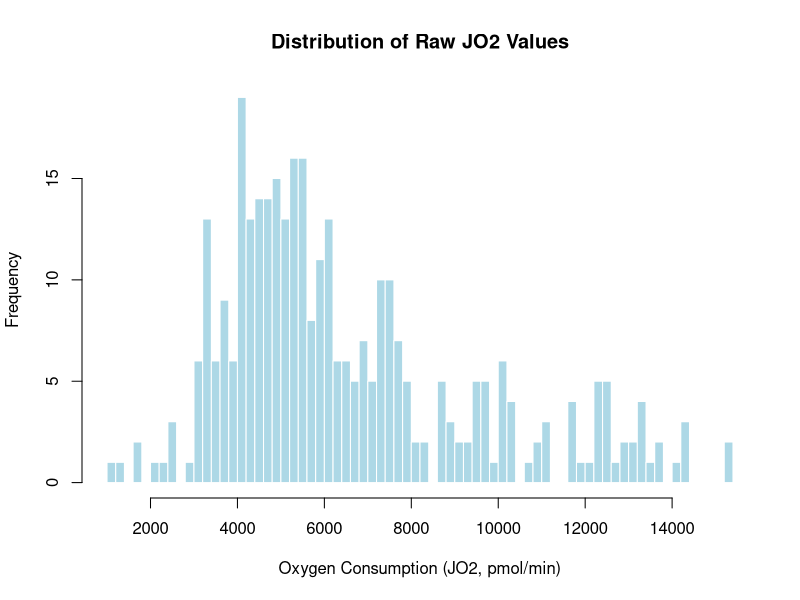
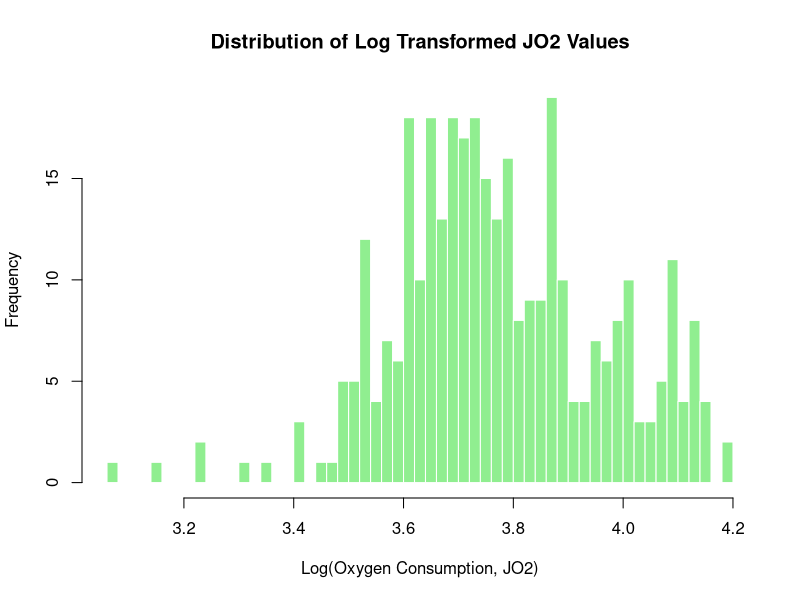
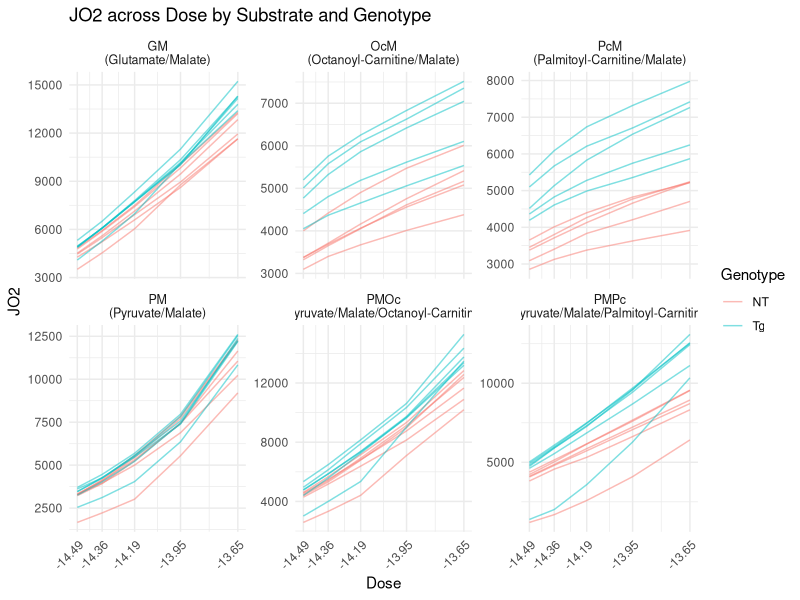
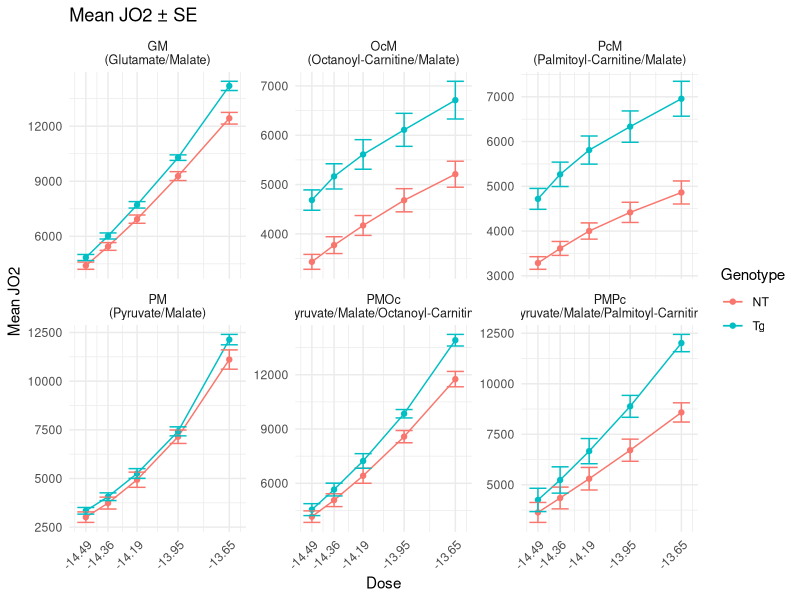
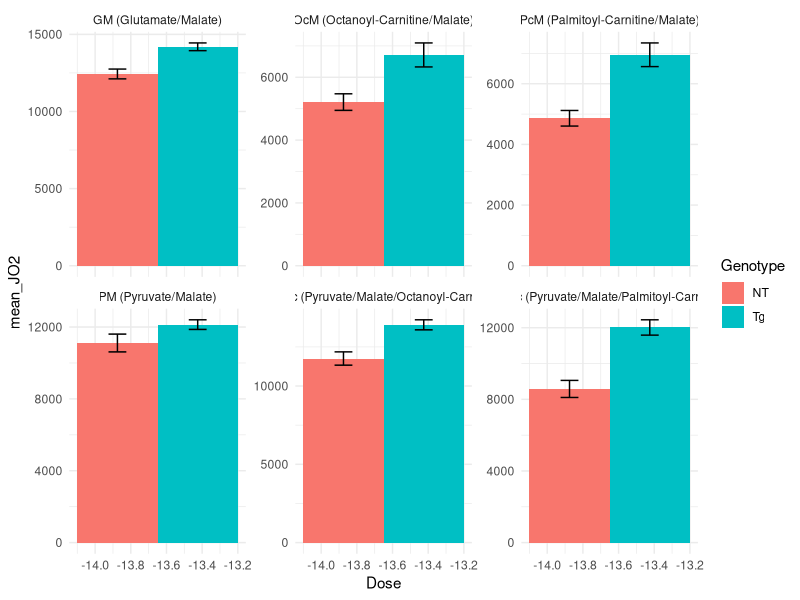
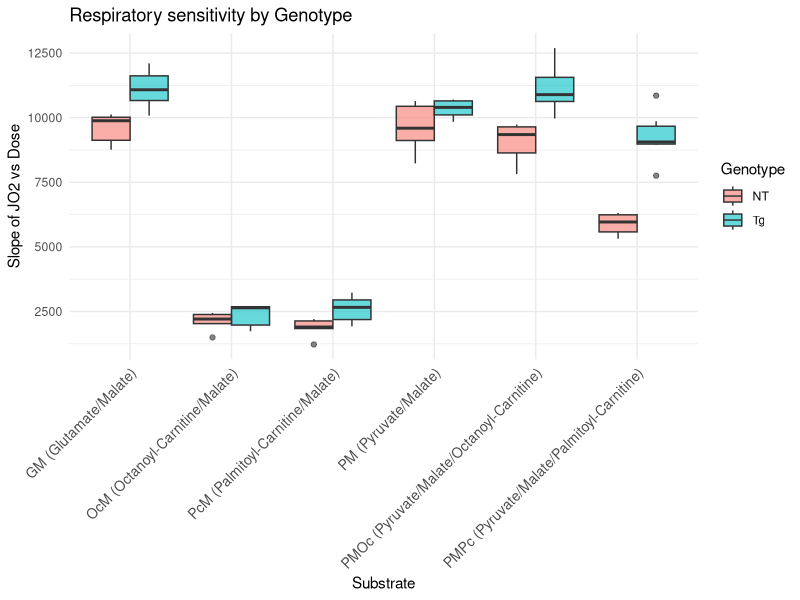
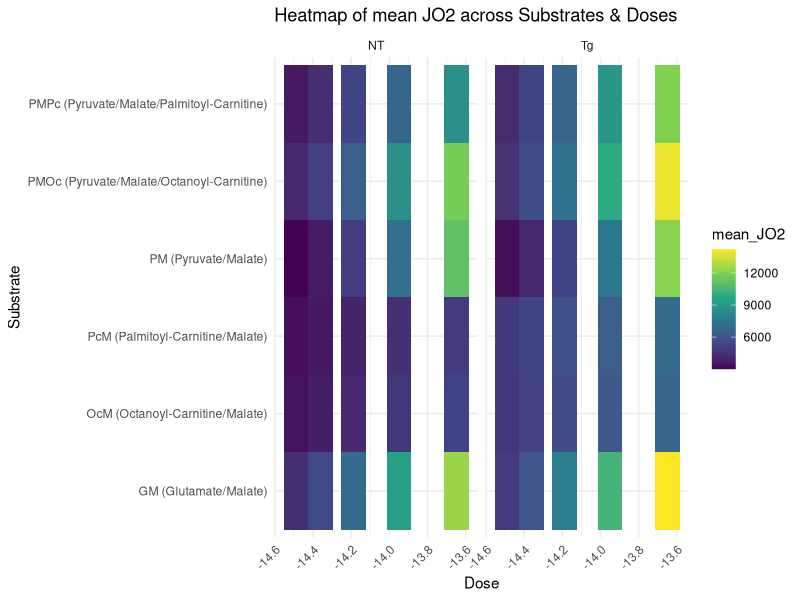
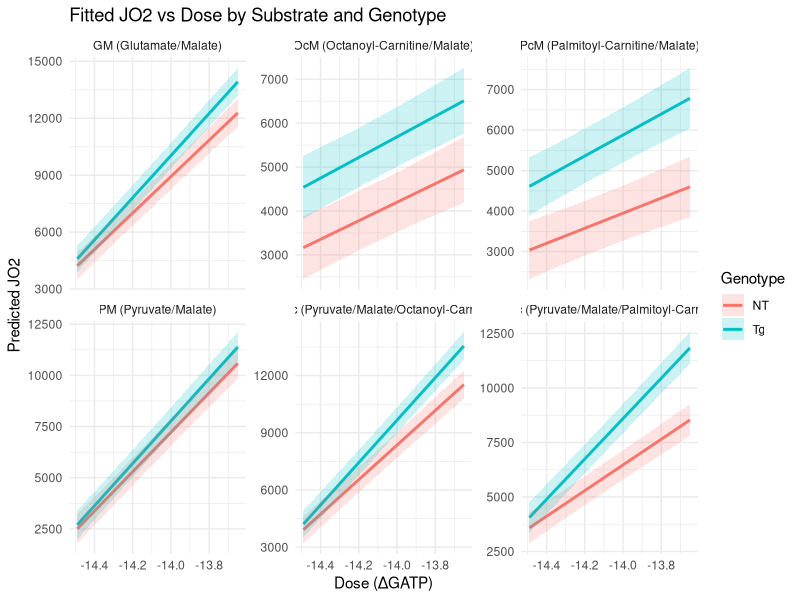

Reproduce these figures in R, in order.
## ---- chunk 1
# imports
library(readr)
library(tidyverse)
library(patchwork)
library(scales)
library(ggplot2)
library(dplyr)
library(tidyr)
library(stringr)
library(broom)
library(car)
library(lme4)
library(lmerTest)
## ---- chunk 2

raw <- read_csv("data/JO2.csv", col_names = FALSE, show_col_types = FALSE)

header1 <- as.character(unlist(raw[1, ])) # substrates in row 1
header2 <- as.character(unlist(raw[2, ])) # doses in row 2

sub <- header1
sub[1] <- "Subject"
for (i in 2:length(sub)) {
    if (is.na(sub[i]) || sub[i] == "") sub[i] <- sub[i - 1]
}

dose <- header2
dose[1] <- NA # first col is Subject

new_names <- c("Subject", paste(sub[-1], dose[-1], sep = "_"))

dat <- raw[-c(1, 2), ]
names(dat) <- new_names
dat <- dat |> mutate(across(-Subject, ~ suppressWarnings(as.numeric(.))))

data_long <- dat |>
    pivot_longer(
        cols = -Subject,
        names_to = c("Substrate", "Dose"),
        names_sep = "_",
        values_to = "JO2"
    ) |>
    filter(!(Dose %in% c("Basal", "-12.95"))) |>
    mutate(
        Genotype = if_else(str_detect(Subject, "^NT"), "NT", "Tg"),
        Dose_num = as.numeric(Dose),
        Dose = factor(Dose,
            levels = c("-13.65", "-13.95", "-14.19", "-14.36", "-14.49"),
            ordered = TRUE
        )
    ) |>
    drop_na(JO2)

## ---- chunk 3
glimpse(data_long)
## ---- chunk 4
#| label: histograms
#| fig-cap: [
#|   "Distribution of raw JO2 values",
#|   "Distribution of log10-transformed JO2 values"
#| ]
#| fig-alt: [
#|   "Histogram of raw oxygen consumption (JO2) values",
#|   "Histogram of log10 of oxygen consumption (JO2) values"
#| ]

# Raw JO2
hist(
    data_long$JO2,
    breaks = 60,
    main = "Distribution of Raw JO2 Values",
    xlab = "Oxygen Consumption (JO2, pmol/min)",
    ylab = "Frequency",
    col = "lightblue",
    border = "white"
)

# Log10-transformed JO2
hist(
    log10(data_long$JO2),
    breaks = 60,
    main = "Distribution of Log Transformed JO2 Values",
    xlab = "Log(Oxygen Consumption, JO2)",
    ylab = "Frequency",
    col = "lightgreen",
    border = "white"
)

data_long <- data_long |>
    mutate(logJO2 = log10(JO2))

## ---- chunk 5
#| label: jo2-dose-plots
#| fig-cap: [
#|   "JO2 across dose by substrate and genotype",
#|   "Mean JO2 with ±SE by genotype and substrate"
#| ]
#| fig-alt: [
#|   "Line plot of individual subject trajectories over dose, colored by genotype and faceted by substrate",
#|   "Mean JO2 lines with standard error bars over dose, split by genotype and faceted by substrate"
#| ]
# Keep Dose numeric
data_long <- data_long |>
    mutate(Dose = as.numeric(as.character(Dose)))

# Get all unique doses
all_doses <- sort(unique(data_long$Dose))

summary_data <- data_long |>
    group_by(Substrate, Genotype, Dose) |>
    summarise(
        mean_JO2 = mean(JO2, na.rm = TRUE),
        se = sd(JO2, na.rm = TRUE) / sqrt(n()),
        .groups = "drop"
    )

# Plot individual lines with exact dose labels
ggplot(data_long, aes(x = Dose, y = JO2, color = Genotype, group = Subject)) +
    geom_line(alpha = 0.5) +
    facet_wrap(~Substrate, scales = "free_y", labeller = label_wrap_gen(width = 15)) +
    scale_x_continuous(breaks = all_doses) + # show all doses exactly
    theme_minimal() +
    labs(title = "JO2 across Dose by Substrate and Genotype") +
    theme(
        axis.text.x = element_text(angle = 45, hjust = 1, size = 9),
        strip.text = element_text(size = 9)
    )

# Plot genotype means ± SE with exact dose labels
ggplot(summary_data, aes(Dose, mean_JO2, color = Genotype, group = Genotype)) +
    geom_line() +
    geom_point() +
    geom_errorbar(aes(ymin = mean_JO2 - se, ymax = mean_JO2 + se), width = 0.1) +
    facet_wrap(~Substrate, scales = "free_y", labeller = label_wrap_gen(width = 15)) +
    scale_x_continuous(breaks = all_doses) + # show all doses exactly
    theme_minimal() +
    labs(title = "Mean JO2 ± SE", y = "Mean JO2") +
    theme(
        axis.text.x = element_text(angle = 45, hjust = 1, size = 9),
        strip.text = element_text(size = 9)
    )

## ---- chunk 6
#| label: baseline-bar
#| fig-cap: "Mean JO2 at Basal and low dose (-13.65)"
#| fig-alt: "Bar chart of mean JO2 comparing Basal to the lowest non-basal dose, by genotype and substrate"
data_long |>
    filter(Dose %in% c("Basal", "-13.65")) |>
    group_by(Genotype, Substrate, Dose) |>
    summarise(mean_JO2 = mean(JO2), se = sd(JO2) / sqrt(n()), .groups = "drop") |>
    ggplot(aes(x = Dose, y = mean_JO2, fill = Genotype)) +
    geom_col(position = position_dodge()) +
    geom_errorbar(aes(ymin = mean_JO2 - se, ymax = mean_JO2 + se),
        width = 0.2, position = position_dodge(0.9)
    ) +
    facet_wrap(~Substrate, scales = "free_y") +
    theme_minimal()
## ---- chunk 7
#| label: slopes-box
#| fig-cap: "Distribution of JO2–dose slopes by genotype and substrate"
#| fig-alt: "Boxplots of linear regression slopes of JO2 versus dose for each subject, split by genotype across substrates"
slopes <- data_long |>
    group_by(Subject, Genotype, Substrate) |>
    do(tidy(lm(JO2 ~ Dose_num, data = .))) |>
    filter(term == "Dose_num")

ggplot(slopes, aes(x = Substrate, y = estimate, fill = Genotype)) +
    geom_boxplot(alpha = 0.6, position = position_dodge()) +
    theme_minimal() +
    labs(y = "Slope of JO2 vs Dose", title = "Respiratory sensitivity by Genotype") +
    theme(
        axis.text.x = element_text(angle = 45, hjust = 1, size = 10) # rotate labels
    )
## ---- chunk 8
#| label: heatmap-mean
#| fig-cap: "Heatmap of mean JO2 across substrates and doses"
#| fig-alt: "Tile heatmap showing mean JO2 for each substrate and dose combination, faceted by genotype"
heat <- data_long |>
    group_by(Substrate, Dose, Genotype) |>
    summarise(mean_JO2 = mean(JO2), .groups = "drop")

ggplot(heat, aes(x = Dose, y = Substrate, fill = mean_JO2)) +
    geom_tile() +
    facet_wrap(~Genotype) +
    scale_fill_viridis_c() +
    theme_minimal() +
    labs(title = "Heatmap of mean JO2 across Substrates & Doses") +
    theme(
        axis.text.x = element_text(angle = 45, hjust = 1) # rotate x labels
    )
## ---- chunk 9

# Linear model on raw JO2, ignoring subject correlation
lm_raw <- lm(JO2 ~ Substrate * Dose, data = data_long)

# Model summary
summary(lm_raw)

# ANOVA table (Type I by default)
anova(lm_raw)

# Type II/III sums of squares:
Anova(lm_raw, type = 2) # Type II
Anova(lm_raw, type = 3) # Type III

## ---- chunk 10
# Marginal (group-level) model: JO2 by genotype only
lm_marginal <- lm(JO2 ~ Genotype, data = data_long)

# Summary and ANOVA
summary(lm_marginal)
anova(lm_marginal)

# Multiple regression with genotype, substrate, dose, and interactions
lm_multi <- lm(JO2 ~ Genotype * Substrate * Dose, data = data_long)

# Type II/III ANOVA (from car package)
library(car)
Anova(lm_multi, type = 2) # main effects after accounting for others
Anova(lm_multi, type = 3) # tests each term with all interactions

## ---- chunk 11
# Mixed model: random intercept for each mouse
lmm <- lmer(JO2 ~ Genotype * Substrate * Dose + (1 | Subject), data = data_long)

# Summary
summary(lmm)

# Type II/III tests for fixed effects
anova(lmm, type = 3) # Type III ANOVA table
## ---- chunk 12
#| label: tbl-lm-raw-coefs
#| tbl-cap: "Linear model (JO2 ~ Substrate * Dose) coefficients"
#| echo: false
#| message: false
library(broom)
lm_raw_tidy <- tidy(lm_raw)
knitr::kable(lm_raw_tidy, digits = 3)
## ---- chunk 13
#| label: tbl-lm-raw-anova
#| tbl-cap: "Type II ANOVA for JO2 ~ Substrate * Dose"
#| echo: false
anova_raw <- as.data.frame(Anova(lm_raw, type = 2))
anova_raw$Term <- rownames(anova_raw)
anova_raw <- dplyr::select(anova_raw, Term, dplyr::everything())
knitr::kable(anova_raw, digits = 3)
## ---- chunk 14
#| label: tbl-lm-multi-anova
#| tbl-cap: "Type III ANOVA for JO2 ~ Genotype * Substrate * Dose"
#| echo: false
anova_multi <- as.data.frame(Anova(lm_multi, type = 3))
anova_multi$Term <- rownames(anova_multi)
anova_multi <- dplyr::select(anova_multi, Term, dplyr::everything())
knitr::kable(anova_multi, digits = 3)
## ---- chunk 15
#| label: tbl-lmm-fixed
#| tbl-cap: "Mixed model fixed effects (lmer)"
#| echo: false
lmm_coef <- as.data.frame(coef(summary(lmm)))
lmm_coef$Term <- rownames(lmm_coef)
lmm_coef <- dplyr::select(lmm_coef, Term, Estimate, `Std. Error`, df, `t value`, `Pr(>|t|)`)
knitr::kable(lmm_coef,
    digits = 3,
    col.names = c("Term", "Estimate", "Std. Error", "df", "t value", "Pr(>|t|)")
)
## ---- chunk 16
#| label: tbl-model-fit
#| tbl-cap: "Model fit statistics"
#| echo: false
fit_tbl <- tibble::tibble(
    Model = c("lm_marginal", "lm_raw", "lm_multi", "lmm"),
    AIC = c(AIC(lm_marginal), AIC(lm_raw), AIC(lm_multi), AIC(lmm)),
    BIC = c(BIC(lm_marginal), BIC(lm_raw), BIC(lm_multi), BIC(lmm)),
    logLik = c(
        as.numeric(logLik(lm_marginal)), as.numeric(logLik(lm_raw)),
        as.numeric(logLik(lm_multi)), as.numeric(logLik(lmm))
    ),
    DF_Residual = c(df.residual(lm_marginal), df.residual(lm_raw), df.residual(lm_multi), NA_integer_),
    N = nrow(data_long)
)
knitr::kable(fit_tbl, digits = 3)
## ---- chunk 17
#| label: ggeffects-curves
#| fig-cap: "Predicted JO2 vs dose by substrate and genotype from mixed model"
#| fig-alt: "Model-predicted JO2 curves with confidence ribbons across dose, faceted by substrate and colored by genotype"
library(ggeffects)
library(ggplot2)

# Predictions across dose values for each genotype × substrate
pred <- ggpredict(lmm, terms = c("Dose [all]", "Genotype", "Substrate"))

# Plot fitted curves with CIs
ggplot(pred, aes(x = x, y = predicted, color = group)) +
    geom_line(size = 1) +
    geom_ribbon(aes(ymin = conf.low, ymax = conf.high, fill = group), alpha = 0.2, color = NA) +
    facet_wrap(~facet, scales = "free_y") +
    theme_minimal() +
    labs(
        title = "Fitted JO2 vs Dose by Substrate and Genotype",
        x = "Dose (ΔGATP)", y = "Predicted JO2",
        color = "Genotype", fill = "Genotype"
    )
## ---- chunk 18
#| label: emm-heatmap
#| fig-cap: "Genotype effect (Tg – NT) across substrates and doses"
#| fig-alt: "Heatmap of estimated Tg minus NT differences in JO2 across substrates and doses"
library(emmeans)
library(dplyr)

# Estimated marginal means for each Substrate × Dose × Genotype
emm <- emmeans(lmm, ~ Genotype | Substrate * Dose)

# Compute differences Tg – NT
contrast_df <- contrast(emm, method = "revpairwise") %>%
    as.data.frame()

# Plot heatmap
ggplot(contrast_df, aes(x = Dose, y = Substrate, fill = estimate)) +
    geom_tile() +
    scale_fill_gradient2(
        low = "blue", mid = "white", high = "red", midpoint = 0,
        name = "Tg – NT difference"
    ) +
    theme_minimal() +
    labs(
        title = "Genotype Effect (Tg – NT) across \
       Substrates and Doses",
        x = "Dose (ΔGATP)", y = "Substrate"
    )
## ---- chunk 19
#| label: tbl-emm-contrasts
#| tbl-cap: "Estimated genotype differences (Tg – NT) by substrate and dose"
#| echo: false
emm_tab <- contrast_df |>
    dplyr::select(Substrate, Dose, estimate, SE, df, t.ratio, p.value)
knitr::kable(emm_tab,
    digits = 3,
    col.names = c("Substrate", "Dose", "Estimate", "SE", "df", "t", "p")
)
## ---- chunk 20
#| label: diag-plots
#| fig-cap: [
#|   "Residuals versus fitted values for mixed model",
#|   "QQ plot of mixed model residuals"
#| ]
#| fig-alt: [
#|   "Scatterplot of Pearson residuals against fitted values with reference line at zero",
#|   "Normal Q-Q plot comparing residual quantiles to theoretical normal quantiles"
#| ]
plot(lmm, resid(., type = "pearson") ~ fitted(.), abline = 0)

# QQ plot
qqnorm(resid(lmm))
qqline(resid(lmm))
